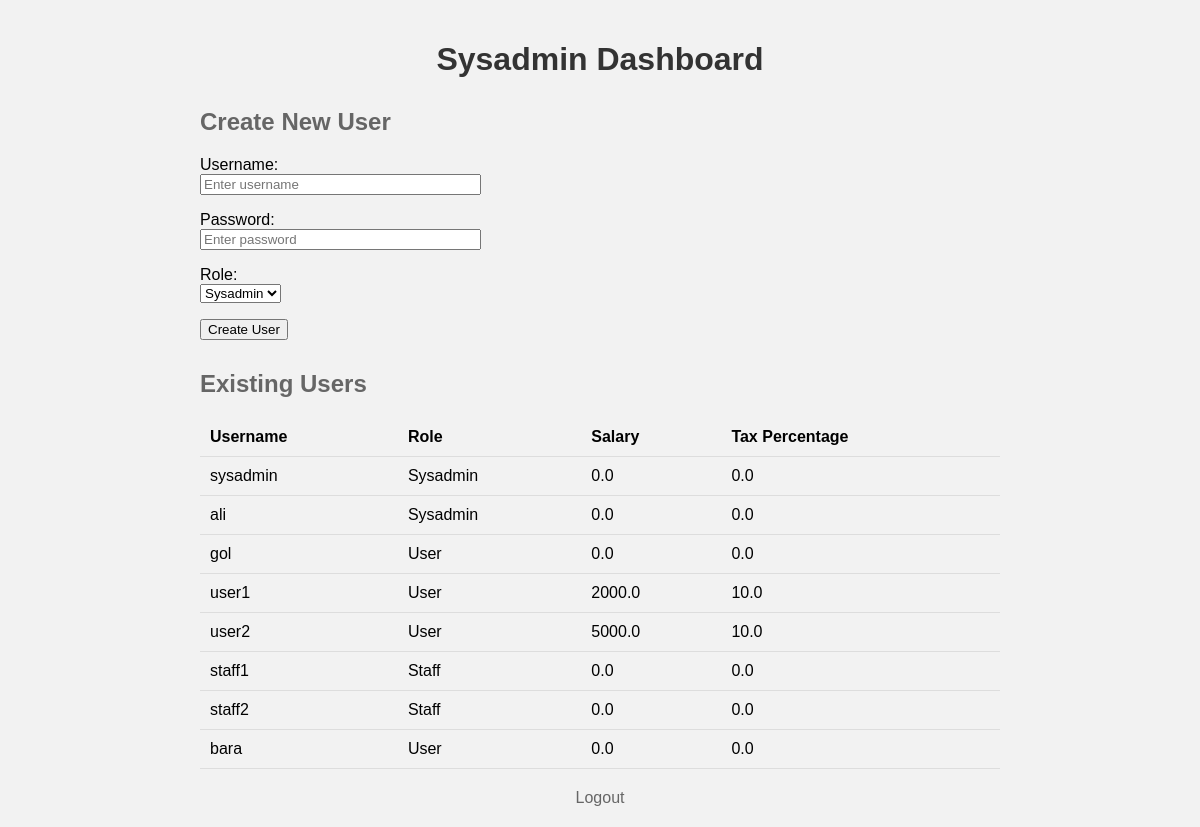
The page /sysadmin_dashboard (signed in) on the database its author committed.
### app/models.py (models this page shows, shortened)
class User(db.Model):
    id = db.Column(db.Integer, primary_key=True)
    username = db.Column(db.String(150), unique=True, nullable=False)
    encrypted_password = db.Column(db.LargeBinary, nullable=False)
    role = db.Column(db.String(50), nullable=False)
    encrypted_salary = db.Column(db.LargeBinary, nullable=True)
    encrypted_tax_percentage = db.Column(db.LargeBinary, nullable=True)
    def get_salary(self, key):
        if self.encrypted_salary is None:
            return 0.0  # or some default value
        return float(decrypt_data(key, self.encrypted_salary).decode())
    def get_tax_percentage(self, key):
        if self.encrypted_tax_percentage is None:
            return 0.0  # or some default value
        return float(decrypt_data(key, self.encrypted_tax_percentage).decode())

### app/routes.py (the view, shortened to what this page needs)
@app.route('/sysadmin_dashboard', methods=['GET', 'POST'])
@login_required
def sysadmin_dashboard():
    current_key = DESKey.get_current_key()
    form = UserForm()
    users = User.query.all()
    for user in users:
        user.salary = user.get_salary(current_key)
        user.tax_percentage = user.get_tax_percentage(current_key)
    return render_template('sysadmin_dashboard.html', users=users, form=form)

### app/forms.py
class UserForm(FlaskForm):
    username = StringField('Username', validators=[DataRequired(), Length(min=2, max=150)])
    password = PasswordField('Password', validators=[DataRequired()])
    role = SelectField('Role', choices=[('Sysadmin', 'Sysadmin'), ('Staff', 'Staff'), ('User', 'User')], validators=[DataRequired()])
    submit = SubmitField('Create User')

### app/crypto_utils.py (called while the page is built)
def decrypt_data(key, encrypted_data):
    iv = encrypted_data[:8]
    encrypted_data = encrypted_data[8:]
    cipher = Cipher(algorithms.TripleDES(key), modes.CBC(iv), backend=default_backend())
    decryptor = cipher.decryptor()
    padded_data = decryptor.update(encrypted_data) + decryptor.finalize()
    padding_length = padded_data[-1]
    data = padded_data[:-padding_length]
    return data

### app/models.py (called while the page is built)
    @staticmethod
    def get_current_key():
        des_key = DESKey.query.order_by(DESKey.created_at.desc()).first()
        if des_key and (datetime.utcnow() - des_key.created_at) < timedelta(days=30):
            return des_key.key
        else:
            new_key = DESKey(key=generate_des_key())
            db.session.add(new_key)
            db.session.commit()
            return new_key.key

### app/templates/sysadmin_dashboard.html (shortened to what this page needs)
<!DOCTYPE html>
<html lang="en">
<head>
    <link rel="stylesheet" href="{{ url_for('static', filename='styles.css') }}">
</head>
<body>
    <div class="container">
        <h1>Sysadmin Dashboard</h1>
        <h2>Create New User</h2>
        <form method="POST" action="{{ url_for('sysadmin_dashboard') }}">
            <p>
                <label for="username">Username:</label><br>
                {{ form.username(id="username", size=32, placeholder="Enter username") }}
            </p>
            <p>
                <label for="password">Password:</label><br>
                {{ form.password(id="password", size=32, placeholder="Enter password") }}
            </p>
            <p>
                <label for="role">Role:</label><br>
                {{ form.role(id="role") }}
            </p>
            <p>{{ form.submit() }}</p>
        </form>
        <h2>Existing Users</h2>
        <table>
            <thead>
                <tr>
                    <th>Username</th>
                    <th>Role</th>
                    <th>Salary</th>
                    <th>Tax Percentage</th>
                </tr>
            </thead>
            <tbody>
                {% for user in users %}
                <tr>
                    <td>{{ user.username }}</td>
                    <td>{{ user.role }}</td>
                    <td>{{ user.salary }}</td>
                    <td>{{ user.tax_percentage }}</td>
                </tr>
                {% endfor %}
            </tbody>
        </table>
        <a href="{{ url_for('logout') }}">Logout</a>
    </div>
</body>
</html>

### app/templates/sysadmin_dashboard.html (style rules this page uses)
body { font-family: Arial, sans-serif; background-color: #f2f2f2; margin: 0; padding: 0; }
.container { max-width: 800px; margin: 0 auto; padding: 20px; }
h1 { color: #333; text-align: center; }
h2 { color: #666; margin-top: 30px; }
form { margin-top: 20px; }
form p { margin-bottom: 10px; }
table { width: 100%; border-collapse: collapse; margin-top: 20px; }
th, td { padding: 10px; text-align: left; border-bottom: 1px solid #ddd; }
th { background-color: #f2f2f2; }
a { display: block; margin-top: 20px; text-align: center; color: #666; text-decoration: none; }

### rows shown on the page
User: username "sysadmin", role "Sysadmin", salary "0.0", tax_percentage "0.0"
User: username "ali", role "Sysadmin", salary "0.0", tax_percentage "0.0"
User: username "gol", role "User", salary "0.0", tax_percentage "0.0"
User: username "user1", role "User", salary "2000.0", tax_percentage "10.0"
User: username "user2", role "User", salary "5000.0", tax_percentage "10.0"
User: username "staff1", role "Staff", salary "0.0", tax_percentage "0.0"
User: username "staff2", role "Staff", salary "0.0", tax_percentage "0.0"
User: username "bara", role "User", salary "0.0", tax_percentage "0.0"
